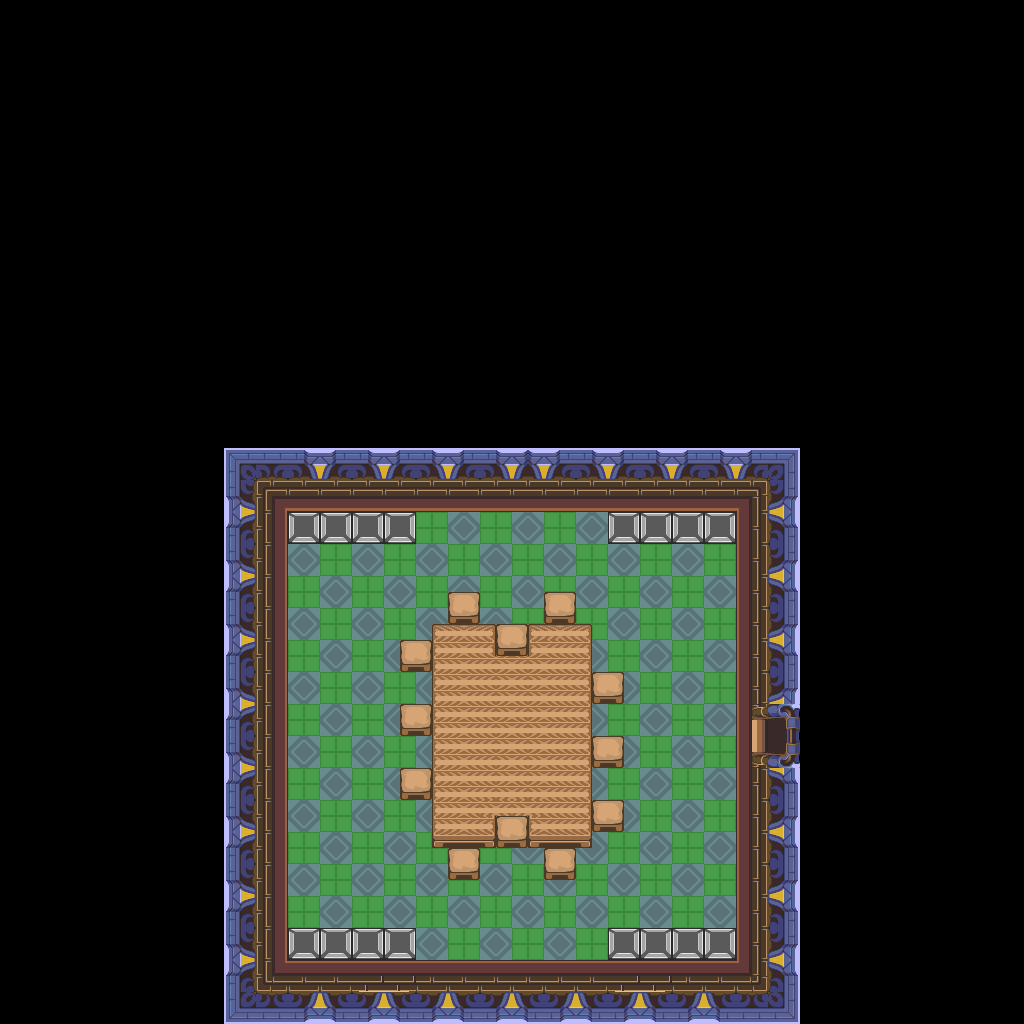

Tiled map render using the project's own tile images. Description and the map definition, with tile-layer contents summarised, below:
An orthogonal 64x64 tile map with 16x16 px tiles, 1 tile layer (base), 1 hidden layer not drawn and 16 objects.

<map version="1.10" tiledversion="1.12.1" orientation="orthogonal" renderorder="right-down" width="64" height="64" tilewidth="16" tileheight="16" infinite="0" nextlayerid="3" nextobjectid="17">
 <tileset firstgid="1" source="../classiciphone_pics4.tsx" />
 <layer id="1" name="base" width="64" height="64">
  <data>[4096 cells, 4096 non-empty, 98 distinct tile ids]</data>
 </layer>
 <layer id="2" name="collision" width="64" height="64" visible="0">
  <properties><property name="collision" value="true" /></properties>
  <data>[4096 cells, 3324 non-empty, 1 distinct tile ids]</data>
 </layer>
 <objectgroup id="3" name="npcs">
  <object id="1" x="704.0" y="512.0" width="16" height="16">
   <properties>
    <property name="script" type="string">-- Auto-converted from GraalScript
joinResource("healthpot")</property>
   </properties>
  </object>
  <object id="2" x="640.0" y="512.0" width="16" height="16">
   <properties>
    <property name="script" type="string">-- Auto-converted from GraalScript
joinResource("healthpot")</property>
   </properties>
  </object>
  <object id="3" x="608.0" y="512.0" width="16" height="16">
   <properties>
    <property name="script" type="string">-- Auto-converted from GraalScript
joinResource("healthpot")</property>
   </properties>
  </object>
  <object id="4" x="384.0" y="512.0" width="16" height="16">
   <properties>
    <property name="script" type="string">-- Auto-converted from GraalScript
joinResource("healthpot")</property>
   </properties>
  </object>
  <object id="5" x="352.0" y="512.0" width="16" height="16">
   <properties>
    <property name="script" type="string">-- Auto-converted from GraalScript
joinResource("healthpot")</property>
   </properties>
  </object>
  <object id="6" x="320.0" y="512.0" width="16" height="16">
   <properties>
    <property name="script" type="string">-- Auto-converted from GraalScript
joinResource("healthpot")</property>
   </properties>
  </object>
  <object id="7" x="288.0" y="512.0" width="16" height="16">
   <properties>
    <property name="script" type="string">-- Auto-converted from GraalScript
joinResource("healthpot")</property>
   </properties>
  </object>
  <object id="8" x="288.0" y="928.0" width="16" height="16">
   <properties>
    <property name="script" type="string">-- Auto-converted from GraalScript
joinResource("healthpot")</property>
   </properties>
  </object>
  <object id="9" x="320.0" y="928.0" width="16" height="16">
   <properties>
    <property name="script" type="string">-- Auto-converted from GraalScript
joinResource("healthpot")</property>
   </properties>
  </object>
  <object id="10" x="352.0" y="928.0" width="16" height="16">
   <properties>
    <property name="script" type="string">-- Auto-converted from GraalScript
joinResource("healthpot")</property>
   </properties>
  </object>
  <object id="11" x="384.0" y="928.0" width="16" height="16">
   <properties>
    <property name="script" type="string">-- Auto-converted from GraalScript
joinResource("healthpot")</property>
   </properties>
  </object>
  <object id="12" x="608.0" y="928.0" width="16" height="16">
   <properties>
    <property name="script" type="string">-- Auto-converted from GraalScript
joinResource("healthpot")</property>
   </properties>
  </object>
  <object id="13" x="640.0" y="928.0" width="16" height="16">
   <properties>
    <property name="script" type="string">-- Auto-converted from GraalScript
joinResource("healthpot")</property>
   </properties>
  </object>
  <object id="14" x="672.0" y="928.0" width="16" height="16">
   <properties>
    <property name="script" type="string">-- Auto-converted from GraalScript
joinResource("healthpot")</property>
   </properties>
  </object>
  <object id="15" x="704.0" y="928.0" width="16" height="16">
   <properties>
    <property name="script" type="string">-- Auto-converted from GraalScript
joinResource("healthpot")</property>
   </properties>
  </object>
  <object id="16" x="672.0" y="512.0" width="16" height="16">
   <properties>
    <property name="script" type="string">-- Auto-converted from GraalScript
joinResource("healthpot")</property>
   </properties>
  </object>
 </objectgroup>
</map>
